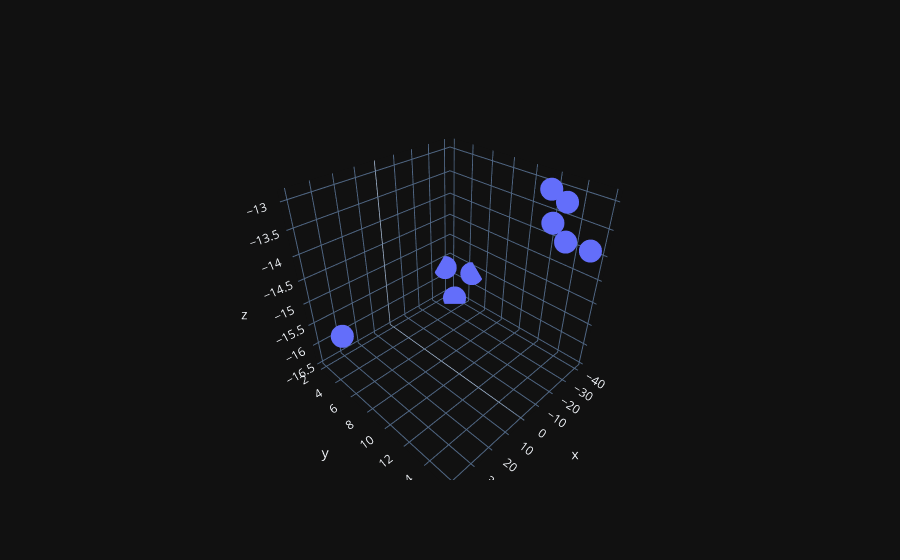
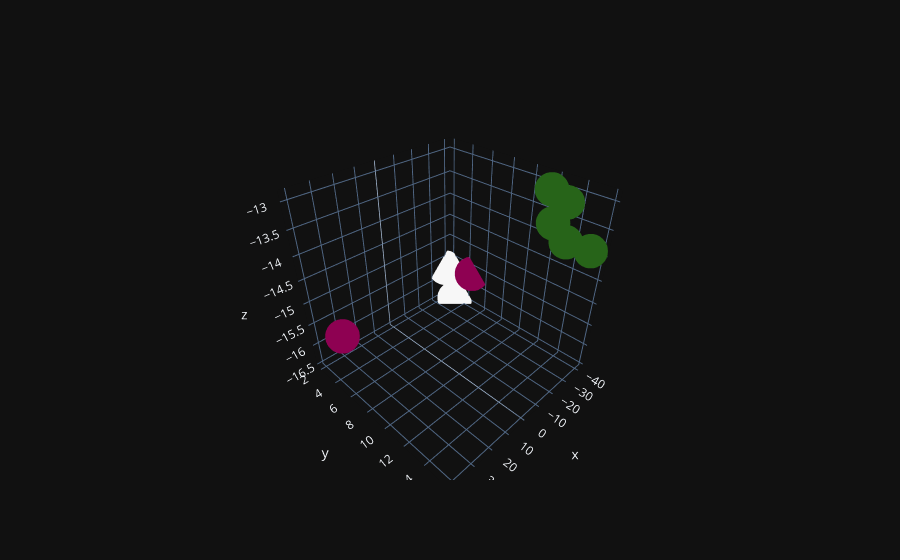

Notebook cell for these charts, in order:
### Code cell
import numpy as np
import matplotlib.pyplot as plt
%matplotlib notebook
from mpl_toolkits.mplot3d import Axes3D
from sklearn.cluster import DBSCAN
import plotly.graph_objects as go

data = np.array([[-37.530, 3.109, -16.452],
                [40.247, 5.483, -15.209],
                [-31.920, 12.584, -12.916],
                [-32.760, 14.072, -13.749],
                [-37.100, 1.953, -15.720],
                [-32.143, 12.990, -13.488],
                [-41.077, 4.651, -15.651], 
                [-34.219, 13.611, -13.090],
                [-33.117, 15.875, -13.738]])

fig = go.Figure(data=[go.Scatter3d(x=data[:,0], y=data[:,1], z=data[:,2],
                                   mode='markers')])
fig.show()
# ax = Axes3D(fig)
# ax.scatter(data[:,0], data[:,1], data[:,2], s=300)
# ax.view_init(azim=200)


model = DBSCAN(eps=2.5, min_samples=2)
model.fit_predict(data)
pred = model.fit_predict(data)

fig = go.Figure(data=[go.Scatter3d(x=data[:,0], y=data[:,1], z=data[:,2],
                                   mode='markers', marker={"size":12, "color":pred})])
# ax = Axes3D(fig)
# ax.scatter(data[:,0], data[:,1], data[:,2], c=model.labels_, s=300)
# ax.view_init(azim=200)
fig.show()

print("number of cluster found: {}".format(len(set(model.labels_))))
print('cluster for each point: ', model.labels_)


# fig = go.Figure(data=[go.Scatter3d(x=x, y=y, z=z,
#                                    mode='markers', marker={"size":12, "color":pred})])
# fig.show()

### Figure 1 — Plotly figure (JSON) as saved in the notebook; plotly's stock layout.template omitted (floating-point values rounded to 4 significant figures)
{"data": [{"mode": "markers", "x": [-37.53, 40.25, -31.92, -32.76, -37.1, -32.14, -41.08, -34.22, -33.12], "y": [3.109, 5.483, 12.58, 14.07, 1.953, 12.99, 4.651, 13.61, 15.88], "z": [-16.45, -15.21, -12.92, -13.75, -15.72, -13.49, -15.65, -13.09, -13.74], "type": "scatter3d"}], "layout": {}}

### Figure 2 — Plotly figure (JSON) as saved in the notebook; plotly's stock layout.template omitted (floating-point values rounded to 4 significant figures)
{"data": [{"marker": {"color": [0, -1, 1, 1, 0, 1, -1, 1, 1], "size": 12}, "mode": "markers", "x": [-37.53, 40.25, -31.92, -32.76, -37.1, -32.14, -41.08, -34.22, -33.12], "y": [3.109, 5.483, 12.58, 14.07, 1.953, 12.99, 4.651, 13.61, 15.88], "z": [-16.45, -15.21, -12.92, -13.75, -15.72, -13.49, -15.65, -13.09, -13.74], "type": "scatter3d"}], "layout": {}}
